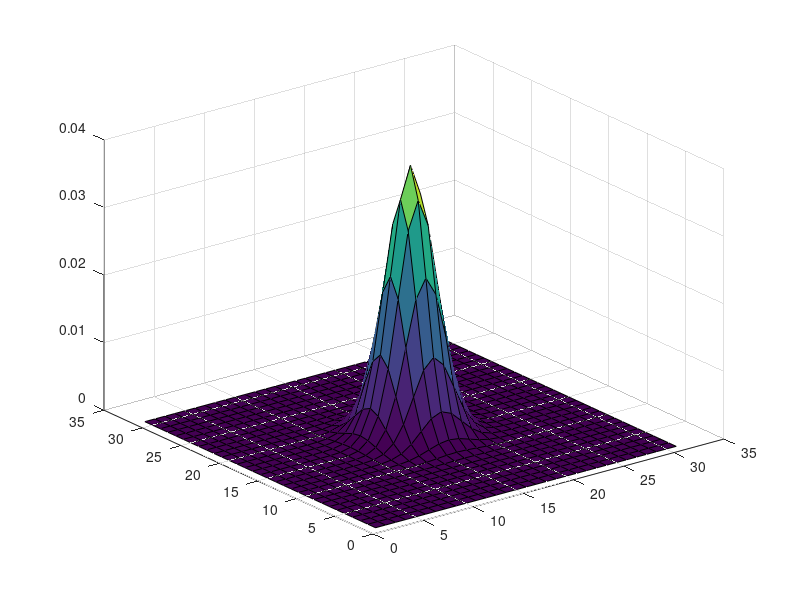
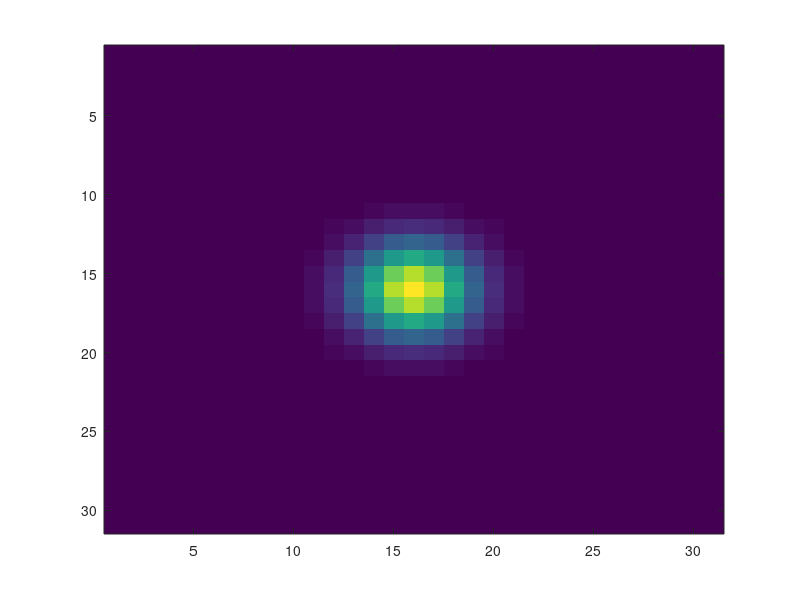

Here is the MATLAB script that generated these plots, in order: (Note: this script raises an error after producing the figures.)
% Gaussian Filter

pkg load image;

% Build your filter
f_size  = 31; % size of the kernal is odd to have center point
f_sigma = 2;
h = fspecial('gaussian', f_size, f_sigma);

% Draw filter surface and section
figure, surf(h);
figure, imagesc(h);

% load image
img = imread('../images/saturn.png');
figure, imshow(img);

% Add noise to image
n_sigma = 10;
noise = randn(size(img)) .* n_sigma;
img_noise = img + noise;
figure, imshow(img_noise);

% Use filter to clean noise from image
img_f = imfilter(img_noise,h);
figure, imshow(img_f);
